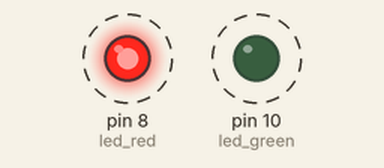
The sketch below on a simulated Arduino Uno, built with avr-gcc and run on an emulated ATmega328P. On the bench: output pins drawn as LEDs (lit = HIGH). Dashed ring = blinking.

Above: at 0.12 s.
Timing chart, 0 to 3.0 s (numbered marks = the images above):
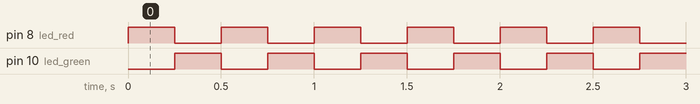

The sketch:

multivibrator.ino
```cpp
int led_red = 8;
int led_green = 10;
int on_time = 250;
int off_time = 250;

void setup() {
  pinMode(led_red, OUTPUT);
  pinMode(led_green, OUTPUT);
}

void loop() {
  digitalWrite(led_green, LOW);
  digitalWrite(led_red, HIGH);
  delay(on_time);

  digitalWrite(led_green, HIGH);
  digitalWrite(led_red, LOW);
  delay(off_time);
}
```

Measured:
- by itself, pin 8 (led_red), pin 10 (led_green): alternates HIGH for 0.25 s and LOW for 0.25 s
